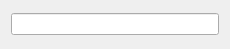
<?xml version="1.0" encoding="UTF-8"?>
<ui version="4.0">
 <class>Iloczyn</class>
 <widget class="QWidget" name="Iloczyn">
  <property name="geometry">
   <rect>
    <x>0</x>
    <y>0</y>
    <width>230</width>
    <height>49</height>
   </rect>
  </property>
  <property name="windowTitle">
   <string>Form</string>
  </property>
  <layout class="QHBoxLayout" name="horizontalLayout">
   <item>
    <widget class="QLineEdit" name="iloczynDisplay">
     <property name="readOnly">
      <bool>true</bool>
     </property>
    </widget>
   </item>
  </layout>
 </widget>
 <resources/>
 <connections/>
</ui>
